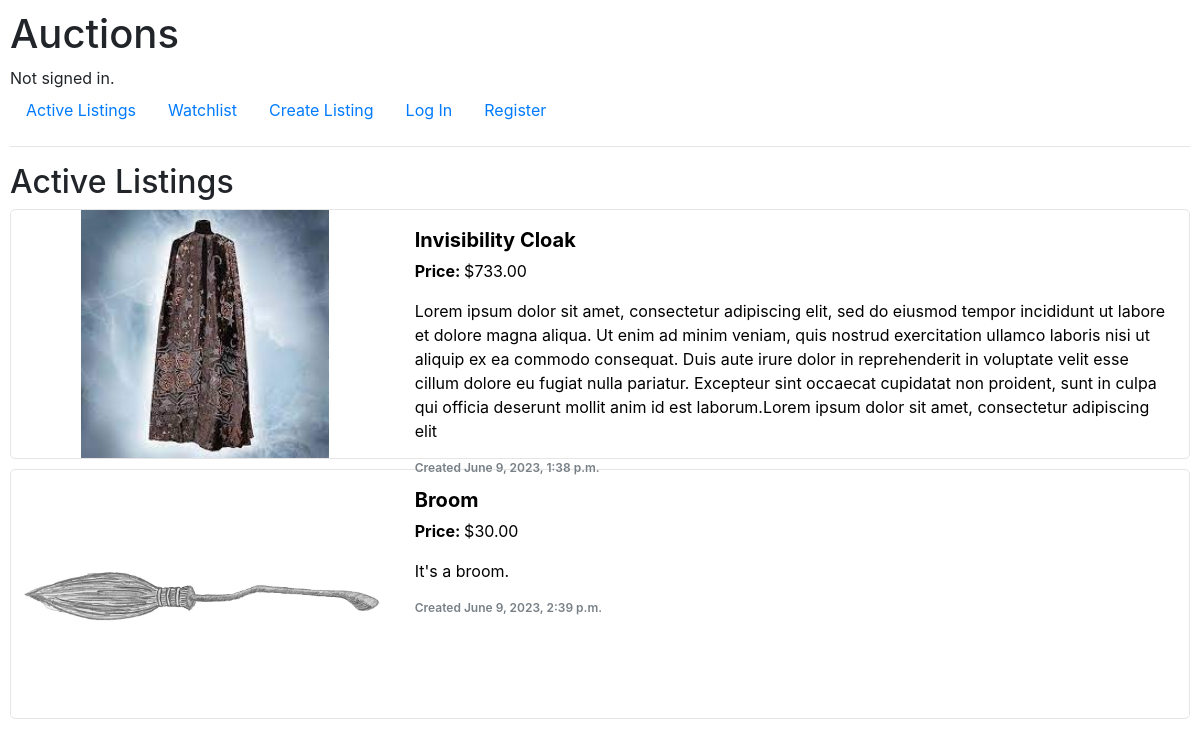
The app's page /listings, older data.
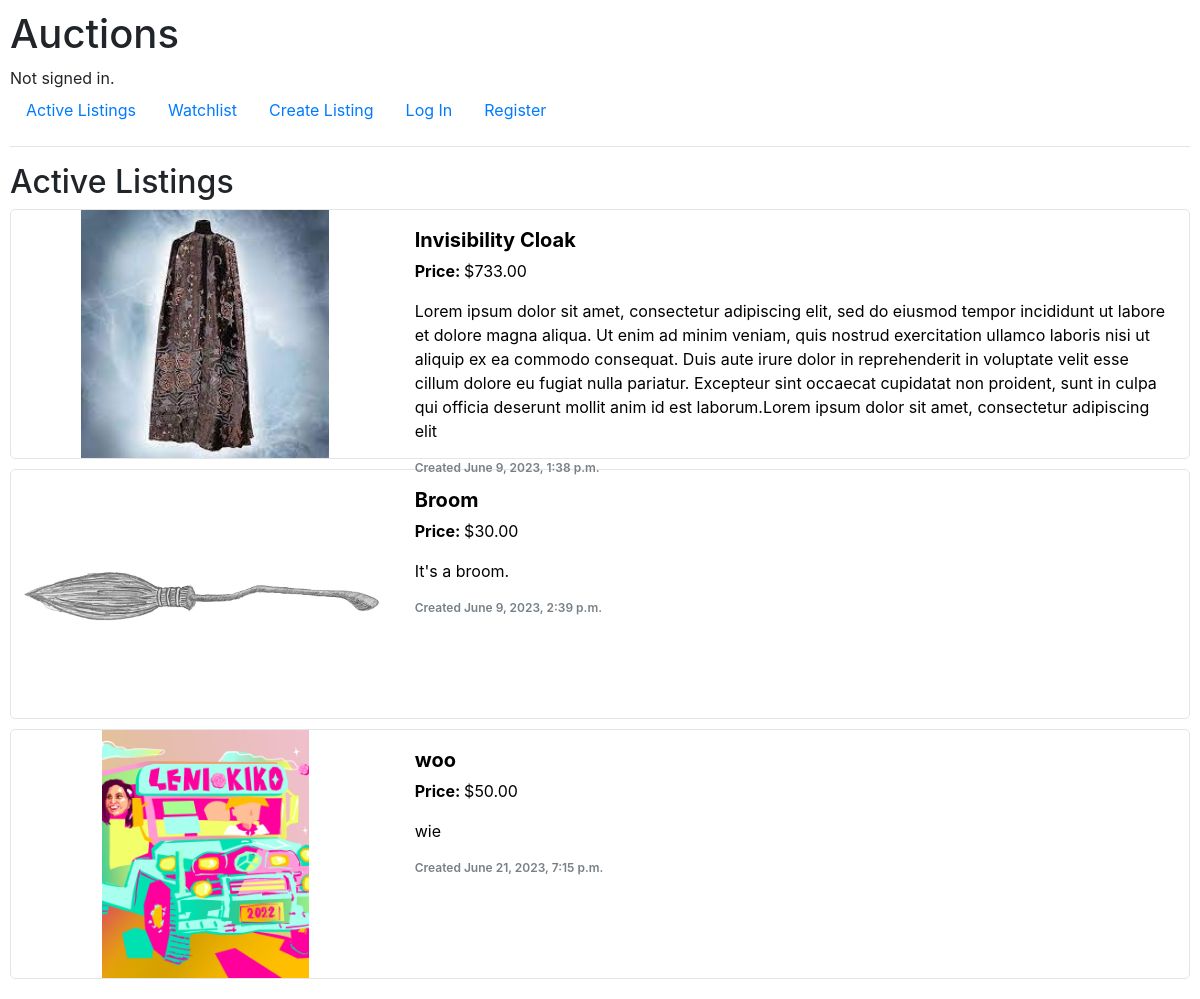
The same page, newer data.
### auctions/models.py (models this page shows, shortened)
class Listing(models.Model):
    name = models.CharField(max_length=64)
    category = models.ForeignKey(Category, on_delete=models.RESTRICT)
    image = models.ImageField(upload_to="auctions/static/auctions")
    lister = models.ForeignKey(User, on_delete=models.CASCADE, related_name="listings")
    description = models.TextField(null=True, blank=True, max_length=500)
    time = models.DateTimeField(auto_now_add=True)
    start_price = models.DecimalField(decimal_places=2, max_digits=10)
    is_active = models.BooleanField()
    def image_name(self):
        dir = self.image.name.split("/")
        return dir[-1]
    def highest_bid(self):
        highest_bid_instance = self.bids.order_by('-bid').first()
        if highest_bid_instance:
            return highest_bid_instance.bid
        return self.start_price
    def __str__(self):
        return f"{self.name}"

class Bid(models.Model):
    bidder = models.ForeignKey(User, on_delete=models.CASCADE)
    bid = models.DecimalField(decimal_places=2, max_digits=10)
    listing = models.ForeignKey(Listing, on_delete=models.CASCADE, related_name="bids")

### auctions/views.py (the view)
# urls.py: path("listings", views.index, name="index"),
def index(request):
    listings = Listing.objects.filter(is_active=True).all()
    return render(request, "auctions/index.html", {
        "listings": listings
    })

### auctions/templates/auctions/index.html
{% extends "auctions/layout.html" %}
{% block body %}
    <h2>Active Listings</h2>
        {% for listing in listings %}
        <a class="listing-container" href="{% url 'listing' listing_id=listing.id %}">
            <img src="/static/auctions/{{ listing.image_name }}" alt="Image of {{ listing.name }}">
            <div class="listing-text">
                <p class="listing-name">{{ listing }}</p>
                <p><b>Price: </b>${{ listing.highest_bid }}</p>
                <p>{{ listing.description }}</p>
                <p class="listing-time">Created {{ listing.time }}</p>
            </div>
        </a>
        {% endfor %}
{% endblock %}

Row changes from the older to the newer data that the page shows:
added Listing: image_name (picture), name "woo", highest_bid "50.00", description "wie", time "June 21, 2023, 7:15 p.m."
